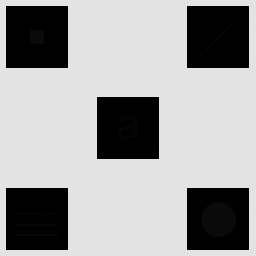
#> input picture Imagen_con_detalles_escondidos.tif, 256 x 256 px
$ python ejercicio_1.py
#> lines starting #> are read from the running program, lines starting #| are printed output that depends on the picture
import cv2
import numpy as np
import matplotlib.pyplot as plt

img = cv2.imread('Imagen_con_detalles_escondidos.tif', cv2.IMREAD_GRAYSCALE)
#> img is the input picture: shape (256, 256); min 0, max 228, mean 160.7

def ecualizacion_local_hist(imagen, ventana_tamaño):
#> called with ventana_tamaño = 30
    ancho, largo = imagen.shape
#> ancho = 256; largo = 256
    resultado_img = np.zeros_like(imagen)

    # Agregar un borde a la imagen para manejar las ventanas cerca de los bordes
    borde = ventana_tamaño // 2
    imagen_con_borde = cv2.copyMakeBorder(imagen, borde, borde, borde, borde, cv2.BORDER_REPLICATE)

    for y in range(ancho):
        for x in range(largo):
            # Calculamos la coordenada horizontal mínima para la ventana, si es menor a 0 toma 0.
            x_min = max(0, x - ventana_tamaño // 2)
            # Calculamos la coordenada horizontal máxima de la ventana, si es mayor al ancho establece el ancho de la imagen.
            x_max = min(largo, x + ventana_tamaño // 2 + 1)
            # Calculamos la coordenada vertical mínima para la ventana, si es menor a 0 toma 0.
            y_min = max(0, y - ventana_tamaño // 2)
            # Calculamos la coordenada vertical máxima de la ventana, si es mayor al alto establece el alto de la imagen.
            y_max = min(ancho, y + ventana_tamaño // 2 + 1)

            ventana = imagen_con_borde[y_min + borde:y_max + borde, x_min + borde:x_max + borde] #extrae la ventana usando las coordenadas
            hist = cv2.calcHist([ventana], [0], None, [256], [0, 256]) #calcula el histograma de la ventana
            hist_equalizado = cv2.equalizeHist(ventana) #aplica la ecualizacion, ajusta las intensidades para mejorar el contraste

            resultado_img[y, x] = hist_equalizado[y - y_min, x - x_min] #asigna el valor ecualizado al pixel, ajusta las coordenadas con la posicion de la ventana
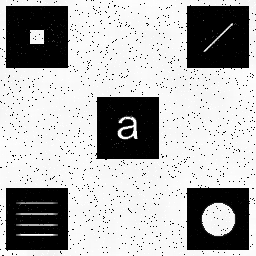
#> resultado_img: shape (256, 256); min 0, max 255, mean 177.2

    return resultado_img

# Elegimos algunas vemtanas para probar cual es mejor
ventana_tamaño1 = 30
ventana_tamaño2 = 10
ventana_tamaño3 = 20
ventana_tamaño4 = 50

# Ejecutamos la función con las ventanas elegidas y la imagen original
resultado30 = ecualizacion_local_hist(img, ventana_tamaño1)
resultado10 = ecualizacion_local_hist(img, ventana_tamaño2)
#> call 2 of ecualizacion_local_hist, with ventana_tamaño = 10
#> after the loop in ecualizacion_local_hist (call 2), `for y in range(ancho):`:
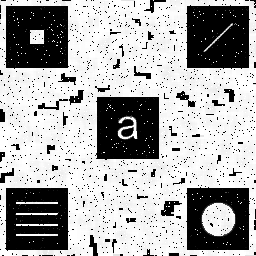
#> resultado_img: shape (256, 256); min 0, max 255, mean 169.5
resultado20 = ecualizacion_local_hist(img, ventana_tamaño3)
#> call 3 of ecualizacion_local_hist, with ventana_tamaño = 20
#> in ecualizacion_local_hist (call 3), `imagen_con_borde = cv2.copyMakeBorder(imagen, borde, borde, borde, bor..`:
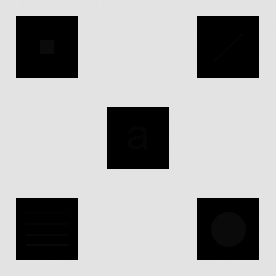
#> imagen_con_borde: shape (276, 276); min 0, max 228, mean 169.9
resultado50 = ecualizacion_local_hist(img, ventana_tamaño4)
#> call 4 of ecualizacion_local_hist, with ventana_tamaño = 50
#> in ecualizacion_local_hist (call 4), `imagen_con_borde = cv2.copyMakeBorder(imagen, borde, borde, borde, bor..`:
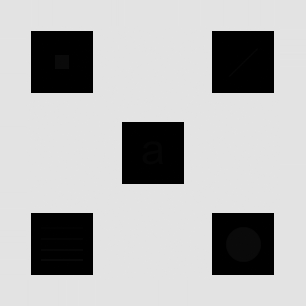
#> imagen_con_borde: shape (306, 306); min 0, max 228, mean 180.6
#> after the loop in ecualizacion_local_hist (call 4), `for y in range(ancho):`:
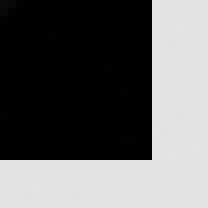
#> ventana: shape (26, 26) (shown 8 times larger); min 0, max 228, mean 99.4

# Mostramos las diferentes imagenes generadas con las ventanas
plt.subplot(221)
h = plt.imshow(resultado10, cmap='gray')
plt.colorbar(h)
plt.title('Imagen ventana 10')
plt.subplot(222)
h = plt.imshow(resultado20, cmap='gray')
plt.colorbar(h)
plt.title('Imagen ventana 20')
plt.subplot(223)
h = plt.imshow(resultado30, cmap='gray')
plt.colorbar(h)
plt.title('Imagen ventana 30')
plt.subplot(224)
h = plt.imshow(resultado50, cmap='gray')
plt.colorbar(h)
plt.title('Imagen ventana 50')
plt.show()
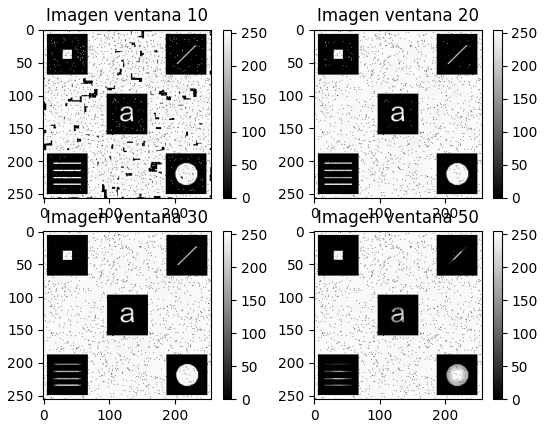
#> figure drawn by matplotlib, 8 panels


# Mostramos la imagen original y la procesada
plt.subplot(121)
h = plt.imshow(img, cmap='gray')
plt.colorbar(h)
plt.title('Imagen original')
plt.subplot(122)
h = plt.imshow(resultado20, cmap='gray')
plt.colorbar(h)
plt.title('Imagen procesada')
plt.show()
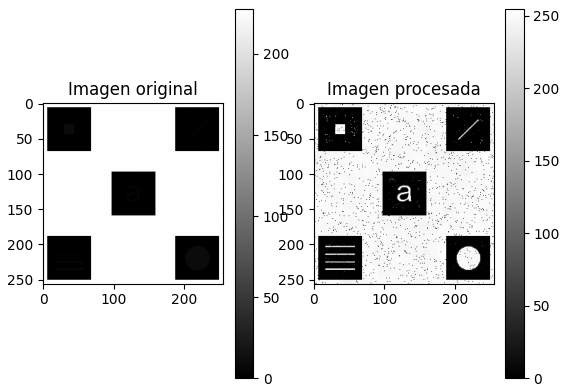
#> figure drawn by matplotlib, 4 panels
